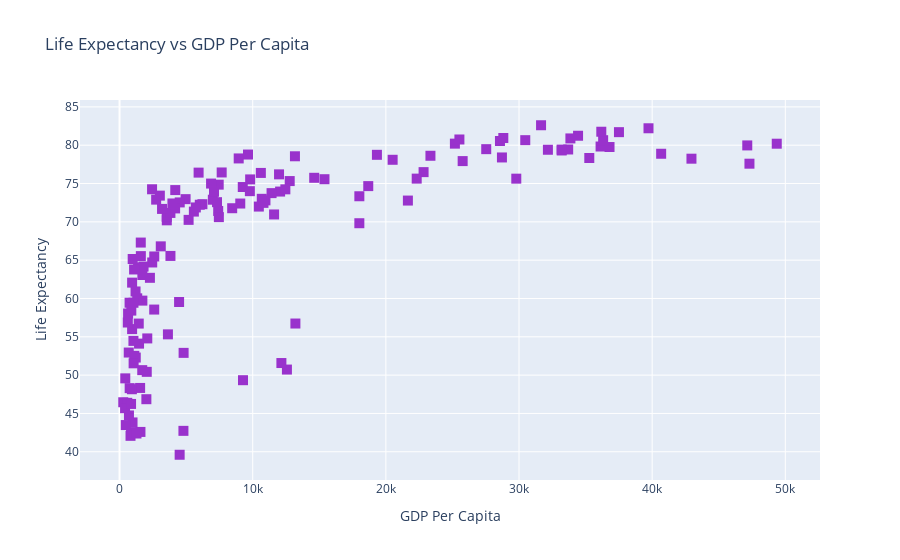

The notebook cell saved with this chart:
### Markdown cell above
### To explore all the parameters accepted by go.Layout explore this [Link](https://plotly.com/python-api-reference/generated/plotly.graph_objects.Layout.html)

### Code cell
# modifying markers shape, size and color
trace1=go.Scatter(y=gapminder_subset["lifeExp"],x=gapminder_subset["gdpPercap"],mode='markers',marker=dict(size=10,color='darkorchid',symbol='square',))
data=[trace1]
layout=go.Layout(title='Life Expectancy vs GDP Per Capita', yaxis=dict(title='Life Expectancy'),xaxis=dict(title='GDP Per Capita'),hovermode='closest')
figure=go.Figure(data=data,layout=layout)
iplot(figure)

### Figure 1 — Plotly figure (JSON) as saved in the notebook; plotly's stock layout.template omitted (floating-point values rounded to 4 significant figures; data arrays with more than 128 entries replaced by an {"elided": "..."} marker saying what was removed)
{"data": [{"marker": {"color": "darkorchid", "size": 10, "symbol": "square"}, "mode": "markers", "type": "scatter", "x": {"elided": "142 float values"}, "y": {"elided": "142 float values"}}], "layout": {"hovermode": "closest", "title": {"text": "Life Expectancy vs GDP Per Capita"}, "xaxis": {"title": {"text": "GDP Per Capita"}}, "yaxis": {"title": {"text": "Life Expectancy"}}}}
